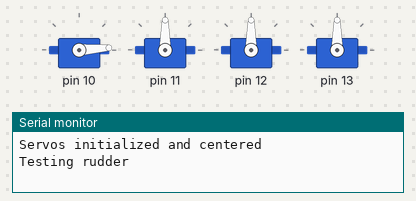
The sketch below on a simulated Arduino Uno, built with avr-gcc and run on an emulated ATmega328P. On the bench: 4 × servo, the last lines printed to the serial monitor.

Above: at 0.05 s.
At 2.0 s:
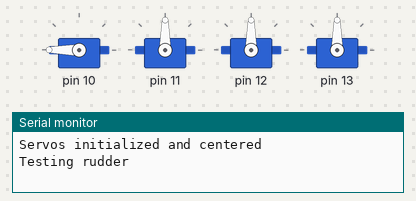
At 3.5 s:
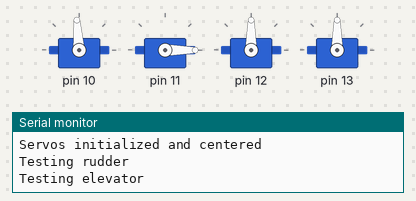
At 5.0 s:
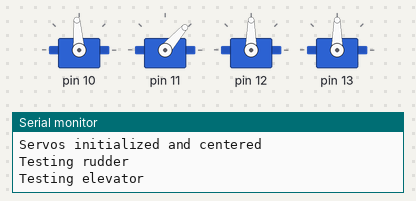
At 7.5 s:
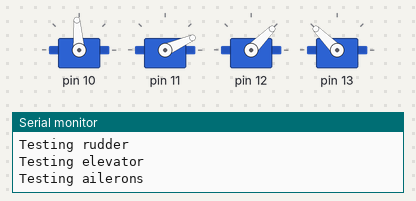
At 10.0 s:
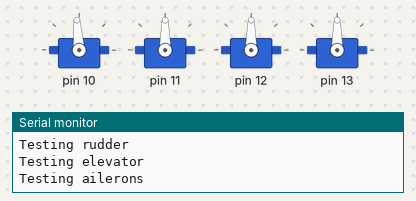
Timing chart, 0 to 13.0 s (numbered marks = the images above):
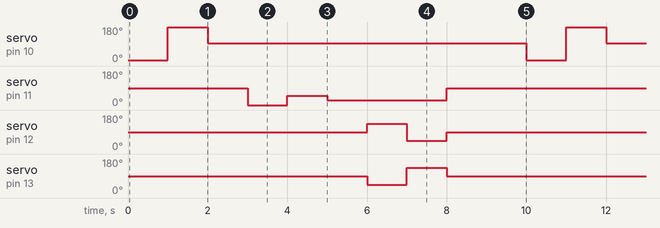

The sketch:

SERVO_ESC_PWM_RP2040.ino
```cpp
#include <Arduino.h>
#include "PWM_Controller.h"

#define CH_RUDDER 0
#define CH_ELEVATOR 1
#define CH_AILERON_L 2
#define CH_AILERON_R 3

PWMController controller(4);

void setup() {
    Serial.begin(115200);

    // Configure servos
    PWMConfig rudder = PWMPresets::standardServo(10);
    rudder.type = RUDDER;
    rudder.trim_us = 20;  // Trim example

    PWMConfig elevator = PWMPresets::standardServo(11);
    elevator.type = ELEVATOR;

    PWMConfig aileron_l = PWMPresets::customServo(12, 1000, 2500);
    aileron_l.type = AILERON_LEFT;

    PWMConfig aileron_r = PWMPresets::customServo(13, 1000, 2500);
    aileron_r.type = AILERON_RIGHT;
    aileron_r.reversed = true;  // Mirror movement

    controller.addChannel(CH_RUDDER, rudder);
    controller.addChannel(CH_ELEVATOR, elevator);
    controller.addChannel(CH_AILERON_L, aileron_l);
    controller.addChannel(CH_AILERON_R, aileron_r);

    // Center all
    controller.centerAll();

    Serial.println("Servos initialized and centered");
}

void loop() {
    // Test rudder
    Serial.println("Testing rudder");
    controller.getChannel(CH_RUDDER)->setNormalized(-1.0f);
    delay(1000);
    controller.getChannel(CH_RUDDER)->setNormalized(1.0f);
    delay(1000);
    controller.getChannel(CH_RUDDER)->setCenter();
    delay(1000);

    // Test elevator
    Serial.println("Testing elevator");
    controller.getChannel(CH_ELEVATOR)->setAngle(0);
    delay(1000);
    controller.getChannel(CH_ELEVATOR)->setAngle(180);
    delay(1000);
    controller.getChannel(CH_ELEVATOR)->setAngle(90);
    delay(1000);

    // Test ailerons (synchronized roll)
    Serial.println("Testing ailerons");
    controller.getChannel(CH_AILERON_L)->setNormalized(0.5f);
    controller.getChannel(CH_AILERON_R)->setNormalized(0.5f);
    delay(1000);
    controller.getChannel(CH_AILERON_L)->setNormalized(-0.5f);
    controller.getChannel(CH_AILERON_R)->setNormalized(-0.5f);
    delay(1000);

    controller.centerAll();
    delay(2000);
}
```

PWM_Controller.cpp
```cpp
#include "PWM_Controller.h"

// PWMChannel implementation
PWMChannel::PWMChannel() : current_us(0), active(false) {}

void PWMChannel::init(const PWMConfig& cfg) {
    config = cfg;
    servo.attach(config.pin, config.min_us, config.max_us);
    active = true;
    setCenter();
}

uint16_t PWMChannel::applyLimits(uint16_t us) {
    int16_t adjusted = us + config.trim_us;

    if (adjusted < config.min_us) adjusted = config.min_us;
    if (adjusted > config.max_us) adjusted = config.max_us;

    return adjusted;
}

void PWMChannel::setMicroseconds(uint16_t us) {
    if (!active) return;

    current_us = applyLimits(us);
    servo.writeMicroseconds(current_us);
}

void PWMChannel::setNormalized(float value) {
    if (!active) return;

    uint16_t us;

    if (config.type == THROTTLE) {
        // ESC: 0.0 to 1.0
        if (value < 0.0f) value = 0.0f;
        if (value > 1.0f) value = 1.0f;

        us = config.min_us + (uint16_t)((config.max_us - config.min_us) * value);
    } else {
        // Servo: -1.0 to 1.0
        if (value < -1.0f) value = -1.0f;
        if (value > 1.0f) value = 1.0f;

        if (config.reversed) value = -value;

        uint16_t range = (config.max_us - config.min_us) / 2;
        us = config.center_us + (int16_t)(range * value);
    }

    setMicroseconds(us);
}

void PWMChannel::setAngle(uint8_t degrees) {
    if (!active) return;
    if (degrees > 180) degrees = 180;

    uint16_t us = config.min_us + ((config.max_us - config.min_us) * degrees) / 180;
    setMicroseconds(us);
}

void PWMChannel::setCenter() {
    setMicroseconds(config.center_us);
}

void PWMChannel::disable() {
    if (active) {
        servo.detach();
        active = false;
    }
}

void PWMChannel::setTrim(int16_t trim_us) {
    config.trim_us = trim_us;
}

void PWMChannel::setReversed(bool reversed) {
    config.reversed = reversed;
}

// PWMController implementation
PWMController::PWMController(uint8_t num) : num_channels(num) {
    channels = new PWMChannel[num_channels];
}

PWMController::~PWMController() {
    delete[] channels;
}

void PWMController::addChannel(uint8_t index, const PWMConfig& config) {
    if (index >= num_channels) return;
    channels[index].init(config);
}

PWMChannel* PWMController::getChannel(uint8_t index) {
    if (index >= num_channels) return nullptr;
    return &channels[index];
}

void PWMController::setAll(float value) {
    for (uint8_t i = 0; i < num_channels; i++) {
        channels[i].setNormalized(value);
    }
}

void PWMController::centerAll() {
    for (uint8_t i = 0; i < num_channels; i++) {
        channels[i].setCenter();
    }
}

void PWMController::disableAll() {
    for (uint8_t i = 0; i < num_channels; i++) {
        channels[i].disable();
    }
}

void PWMController::calibrateESC(uint8_t index) {
    if (index >= num_channels) return;

    PWMChannel* ch = &channels[index];
    const PWMConfig& cfg = ch->getConfig();

    ch->setMicroseconds(cfg.max_us);
    delay(4000);
    ch->setMicroseconds(cfg.min_us);
    delay(4000);
}

void PWMController::armESC(uint8_t index) {
    if (index >= num_channels) return;

    PWMChannel* ch = &channels[index];
    ch->setNormalized(0.0f);
    delay(2000);
}

// Preset configurations
namespace PWMPresets {
    PWMConfig standardServo(uint8_t pin) {
        return {
            .pin = pin,
            .min_us = 1000,
            .max_us = 2000,
            .center_us = 1500,
            .trim_us = 0,
            .type = GENERIC,
            .reversed = false
        };
    }

    PWMConfig standardESC(uint8_t pin) {
        return {
            .pin = pin,
            .min_us = 1000,
            .max_us = 2000,
            .center_us = 1500,
            .trim_us = 0,
            .type = THROTTLE,
            .reversed = false
        };
    }

    PWMConfig customServo(uint8_t pin, uint16_t min_us, uint16_t max_us) {
        return {
            .pin = pin,
            .min_us = min_us,
            .max_us = max_us,
            .center_us = (uint16_t)((min_us + max_us) / 2),
            .trim_us = 0,
            .type = GENERIC,
            .reversed = false
        };
    }

    PWMConfig customESC(uint8_t pin, uint16_t min_us, uint16_t max_us) {
        return {
            .pin = pin,
            .min_us = min_us,
            .max_us = max_us,
            .center_us = min_us,
            .trim_us = 0,
            .type = THROTTLE,
            .reversed = false
        };
    }
}
```

PWM_Controller.h
```cpp
#ifndef PWM_CONTROLLER_H
#define PWM_CONTROLLER_H

#include <Servo.h>

// Channel types
enum ChannelType {
    THROTTLE,      // ESC control
    RUDDER,        // Yaw servo
    ELEVATOR,      // Pitch servo
    AILERON_LEFT,  // Roll servo left
    AILERON_RIGHT, // Roll servo right
    GENERIC        // Generic servo/ESC
};

// Channel configuration
struct PWMConfig {
    uint8_t pin;
    uint16_t min_us;      // Minimum pulse width (µs)
    uint16_t max_us;      // Maximum pulse width (µs)
    uint16_t center_us;   // Center position (µs)
    int16_t trim_us;      // Trim offset (µs)
    ChannelType type;
    bool reversed;        // Reverse direction
};

// Single PWM channel
class PWMChannel {
public:
    PWMChannel();
    void init(const PWMConfig& config);

    // Control methods
    void setMicroseconds(uint16_t us);
    void setNormalized(float value);  // -1.0 to 1.0 (servo) or 0.0 to 1.0 (ESC)
    void setAngle(uint8_t degrees);   // 0-180° for servos
    void setCenter();
    void disable();

    // Configuration
    void setTrim(int16_t trim_us);
    void setReversed(bool reversed);

    // Status
    uint16_t getCurrentMicroseconds() const { return current_us; }
    bool isActive() const { return active; }
    const PWMConfig& getConfig() const { return config; }

private:
    Servo servo;
    PWMConfig config;
    uint16_t current_us;
    bool active;

    uint16_t applyLimits(uint16_t us);
};

// Multi-channel controller
class PWMController {
public:
    PWMController(uint8_t num_channels);
    ~PWMController();

    // Channel management
    void addChannel(uint8_t index, const PWMConfig& config);
    PWMChannel* getChannel(uint8_t index);

    // Bulk operations
    void setAll(float value);
    void centerAll();
    void disableAll();

    // ESC specific
    void calibrateESC(uint8_t index);
    void armESC(uint8_t index);

private:
    PWMChannel* channels;
    uint8_t num_channels;
};

// Preset configurations
namespace PWMPresets {
    PWMConfig standardServo(uint8_t pin);
    PWMConfig standardESC(uint8_t pin);
    PWMConfig customServo(uint8_t pin, uint16_t min_us, uint16_t max_us);
    PWMConfig customESC(uint8_t pin, uint16_t min_us, uint16_t max_us);
}

#endif
```

Measured:
- by itself, servo on pin 10: repeats every 10.0 s: 94° 8.0 s, 4° 1.0 s, 180° 1.0 s
- by itself, servo on pin 11: repeats every 10.0 s: 49° 1.0 s, 24° 3.0 s, 90° 5.0 s, 0° 1.0 s
- by itself, servo on pin 12: repeats every 10.0 s: 45° 1.0 s, 90° 8.0 s, 135° 1.0 s
- by itself, servo on pin 13: repeats every 10.0 s: 135° 1.0 s, 90° 8.0 s, 45° 1.0 s
